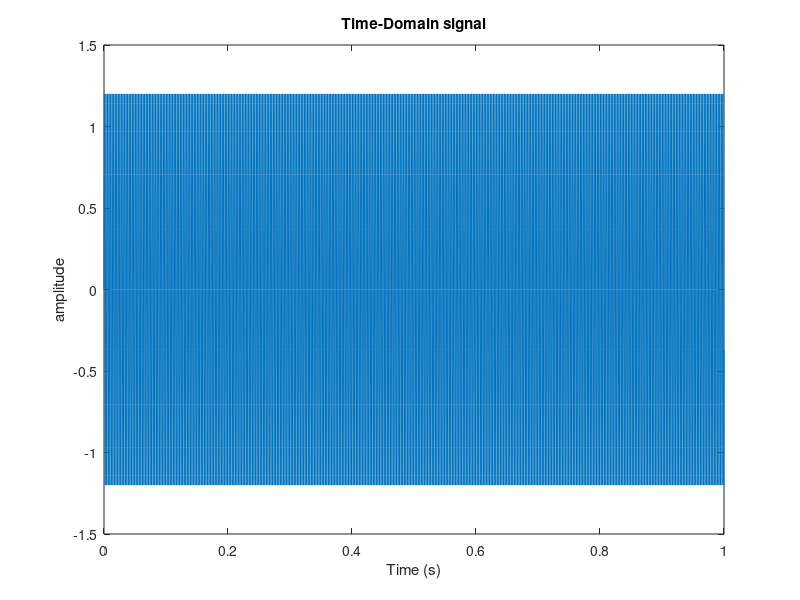
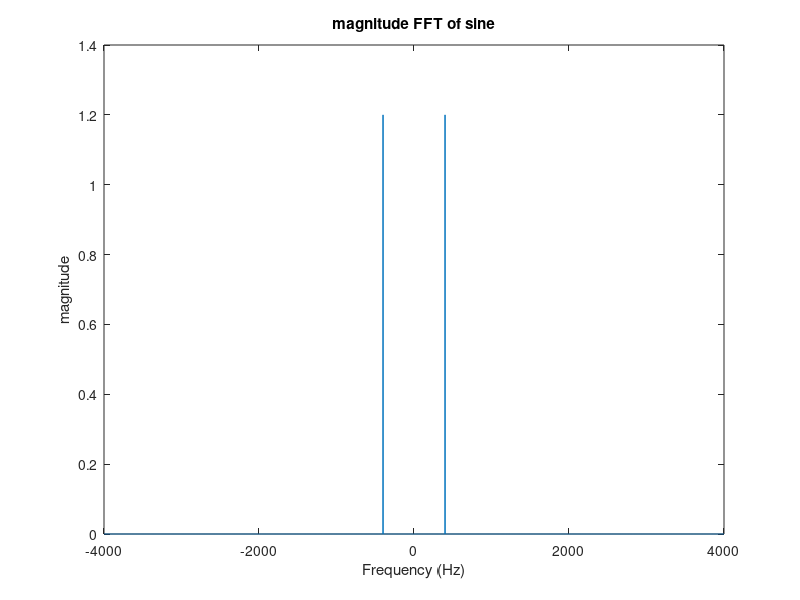
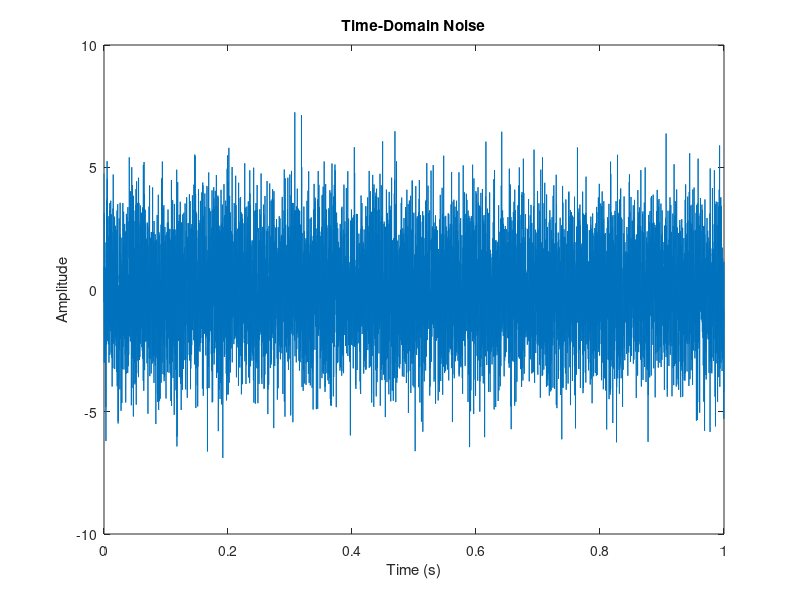
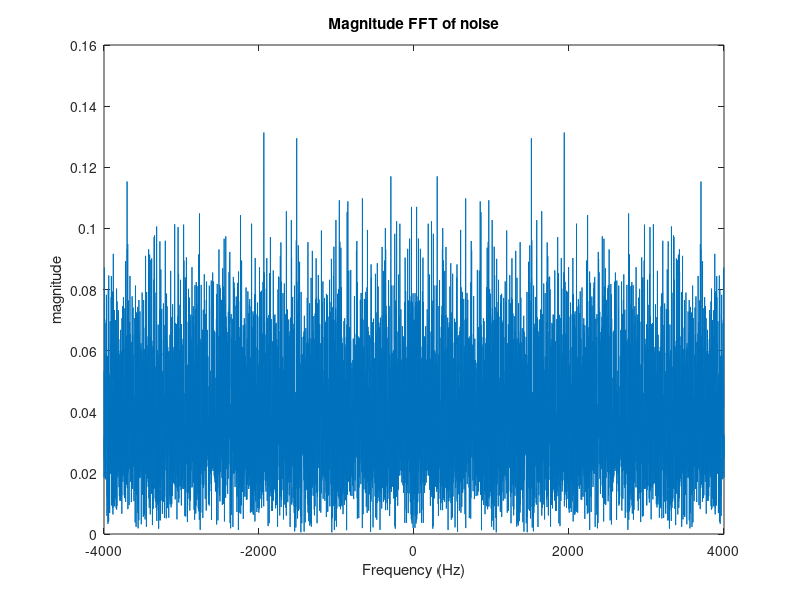

Reproduce these figures in MATLAB, in order.
fs = 8000;
f = 400; %Hz
%Define signal
t = 0:1/fs:1-1/fs;
signal = 1.2*sin(2*pi*f*t);
%Plot to illustrate that it is a sine wave
plot(t, signal);
title('Time-Domain signal');
xlabel('Time (s)');
ylabel('amplitude');
%Take fourier transform
fftSignal = fft(signal);
%apply fftshift to put it in the form we are used to (see documentation)
fftSignal = fftshift(fftSignal)/(fs/2);%scaling done by dividing with (fs/2)
%Next, calculate the frequency axis, which is defined by the sampling rate
f = fs/2*linspace(-1,1,fs);
%Since the signal is complex, we need to plot the magnitude to get it to
%look right, so we use abs (absolute value)
figure;
plot(f, abs(fftSignal));
title('magnitude FFT of sine');
xlabel('Frequency (Hz)');
ylabel('magnitude');
%noise
noise = 2*randn(size(signal));
figure
plot(t,noise)
xlabel('Time (s)');
ylabel('Amplitude');
title('Time-Domain Noise');
fftNoise = fft(noise);
fftNoise = fftshift(fftNoise)/(fs/2);
figure
plot(f,abs(fftNoise))
title('Magnitude FFT of noise');
xlabel('Frequency (Hz)');
ylabel('magnitude');
%noisy signal
noisySignal = signal + noise;
figure
plot(t,noisySignal)
xlabel('Time (s)');
ylabel('Amplitude');
title('Time-Domain Noisy Signal');
fftNoisySignal = fft(noisySignal);
fftNoisySignal = fftshift(fftNoisySignal)/(fs/2);
figure
plot(f,abs(fftNoisySignal))
title('Magnitude FFT of noisy signal');
xlabel('Frequency (Hz)');
ylabel('magnitude');